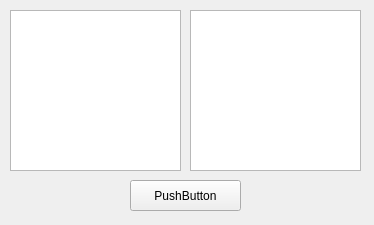
<?xml version="1.0" encoding="UTF-8"?>
<ui version="4.0">
 <class>t4</class>
 <widget class="QWidget" name="t4">
  <property name="geometry">
   <rect>
    <x>0</x>
    <y>0</y>
    <width>374</width>
    <height>225</height>
   </rect>
  </property>
  <property name="windowTitle">
   <string>Form</string>
  </property>
  <widget class="QTextEdit" name="textEditQueue">
   <property name="geometry">
    <rect>
     <x>190</x>
     <y>10</y>
     <width>171</width>
     <height>161</height>
    </rect>
   </property>
  </widget>
  <widget class="QTextEdit" name="textEditStack">
   <property name="geometry">
    <rect>
     <x>10</x>
     <y>10</y>
     <width>171</width>
     <height>161</height>
    </rect>
   </property>
  </widget>
  <widget class="QPushButton" name="runButton">
   <property name="geometry">
    <rect>
     <x>130</x>
     <y>180</y>
     <width>111</width>
     <height>31</height>
    </rect>
   </property>
   <property name="text">
    <string>PushButton</string>
   </property>
  </widget>
 </widget>
 <resources/>
 <connections/>
</ui>
